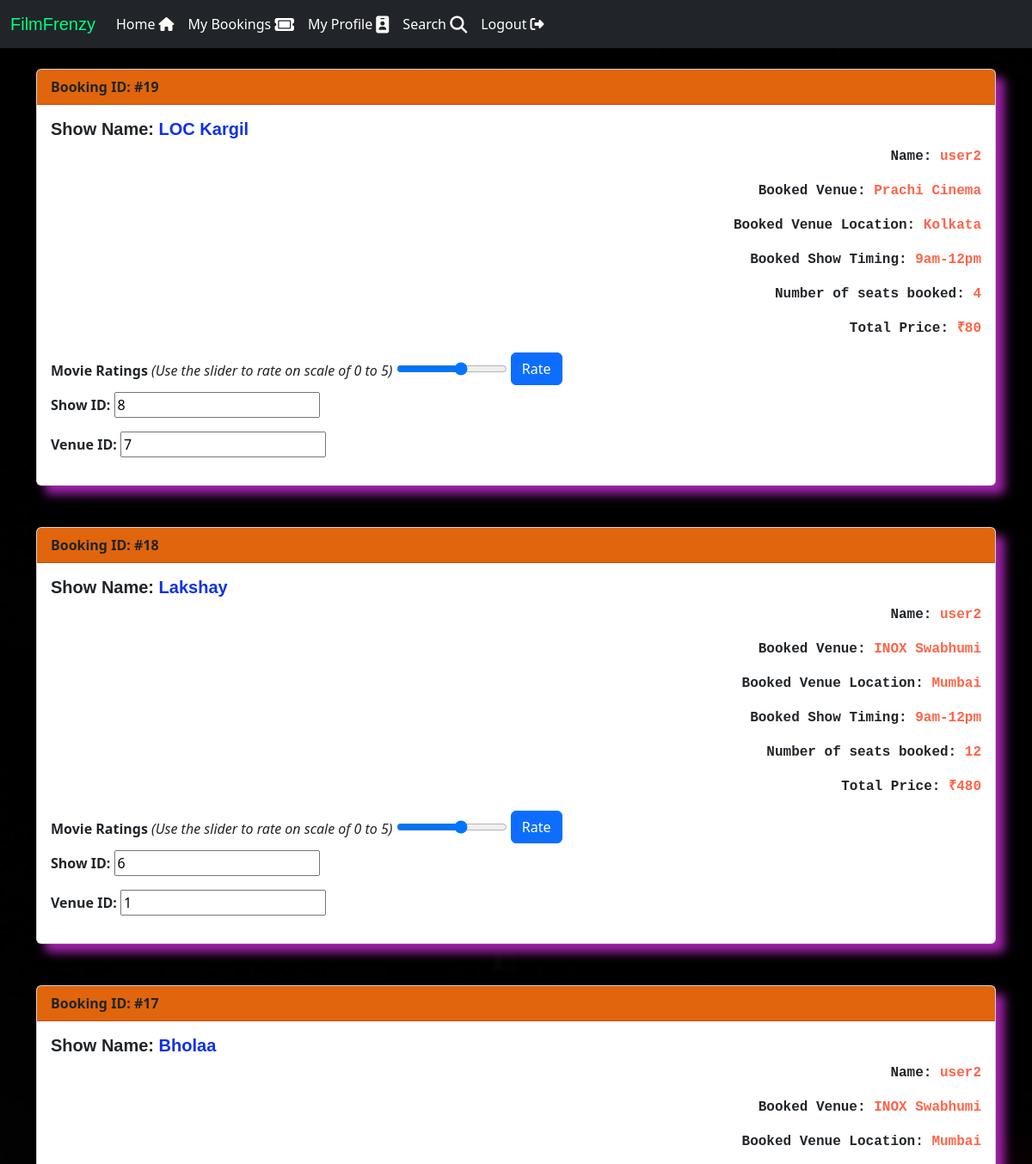
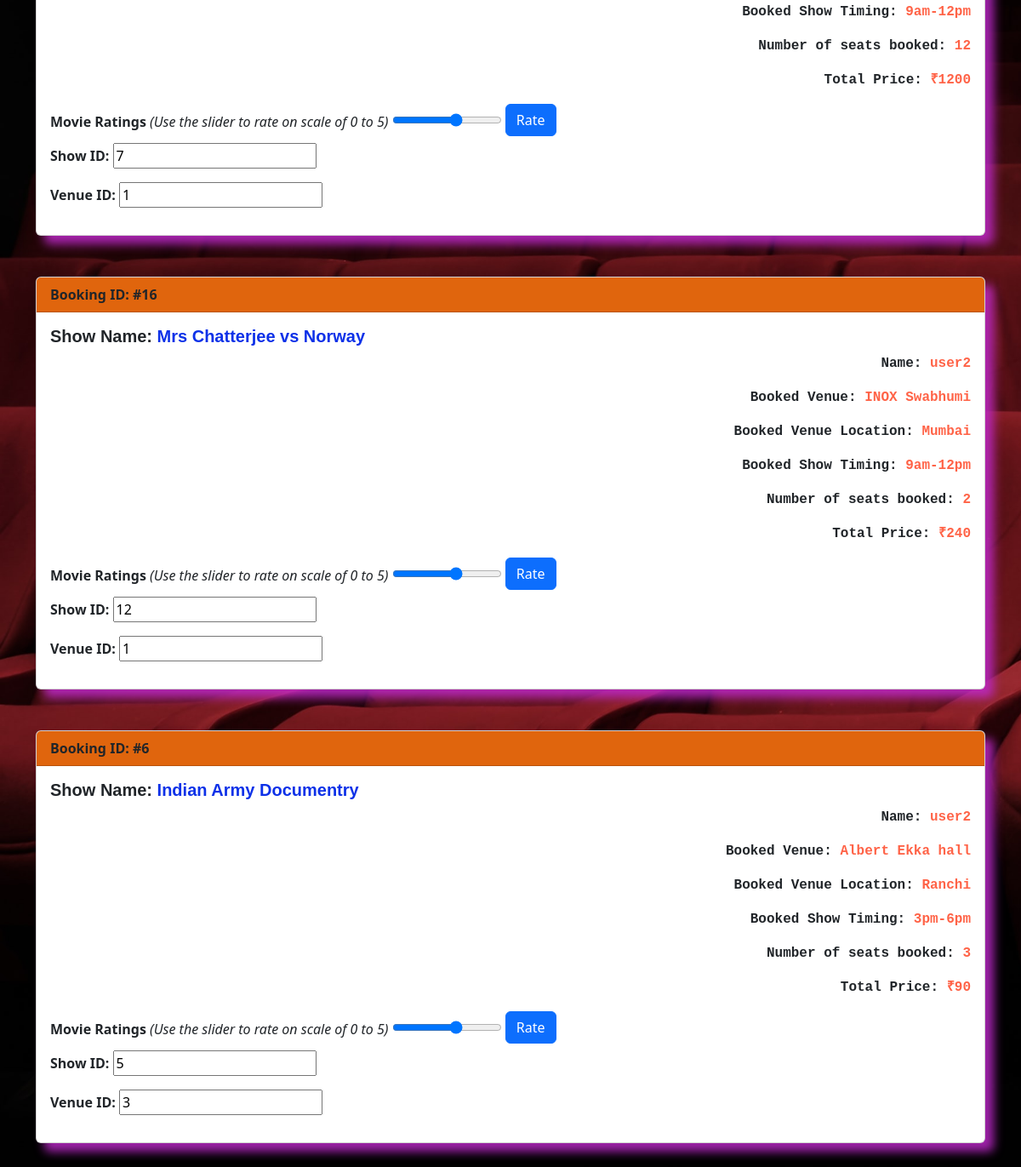
The page /3/bookings (signed in) on the database its author committed (2 pictures, top to bottom).
### models.py (models this page shows, shortened)
class Booking(db.Model):
    id = db.Column(db.Integer, primary_key=True)
    user_id = db.Column(db.Integer,db.ForeignKey('user.id'), nullable=False)
    venue_id = db.Column(db.Integer,db.ForeignKey('venue.id'), nullable=False)
    show_id = db.Column(db.Integer,db.ForeignKey('show.id'), nullable=False)
    seats_book = db.Column(db.Integer)
    total_price=db.Column(db.Integer)

class Show(db.Model):
    id = db.Column(db.Integer, primary_key=True)
    name = db.Column(db.String(100), nullable=False)
    avg_rating = db.Column(db.Float)
    tags = db.Column(db.String(100))
    price = db.Column(db.Integer, nullable=False)
    show_timing = db.Column(db.String(20), nullable=False)
    venue_id = db.Column(db.Integer, db.ForeignKey('venue.id'), nullable=False) # pass venue obj here to gain access to all fields (wherever there is foreign key links)
    show_capacity = db.Column(db.Integer, nullable=False)
    simg=db.Column(db.String(2000))
    booking=db.relationship("Booking", backref="show",cascade="all, delete") # this will return a list of booking object for a given show
    ratings=db.relationship("Usr", backref="show",cascade="all, delete")

class User(db.Model,UserMixin):
    id = db.Column(db.Integer, primary_key=True)
    name = db.Column(db.String(100), nullable=False)
    username = db.Column(db.String(100), nullable=False, unique=True)
    userpassword = db.Column(db.String(200), nullable=False)
    admin = db.Column(db.Boolean, nullable=False, default=0)
    booking=db.relationship("Booking", backref="user",cascade="all, delete")
    rating=db.relationship("Usr", backref="user",cascade="all, delete")

class Venue(db.Model):
    id = db.Column(db.Integer, primary_key=True)
    name = db.Column(db.String(100), nullable=False)
    location = db.Column(db.String(100), nullable=False)
    capacity = db.Column(db.Integer)
    vimg=db.Column(db.String(2000))
    shows=db.relationship("Show", backref="venue",cascade="all, delete")
    booking=db.relationship("Booking", backref="venue",cascade="all, delete")

### views.py (the view, shortened to what this page needs)
@views.route("/<int:user_id>/bookings", methods=['GET','POST'])
@login_required # admin and user
def user_bookings(user_id):
    if(user_id!= current_user.id):  #so that other users cannit intrude
        return render_template("404.html")
    user=User.query.get(user_id)
    user_booking=user.booking #returns a list of booking objects under given user id (concept of backref)
    user_booking.sort(key=book_id,reverse=True)
    return render_template("user_bookings.html",admin=current_user,user=current_user, id=current_user.id, ub=user_booking,x=None)

### app.py (called while the page is built)
@login_manager.user_loader
def load_user(id):
    return User.query.get(int(id))

### views.py (called while the page is built)
def book_id(booking):
        return booking.id

### templates/user_bookings.html (shortened to what this page needs)
{% extends "base1.html" %}
{% block content %}
{% if ub==[] %}
<h1 class="display-4" style="color:azure">No Bookings yet.....</h1>
{% else %}
    {% for b in ub %}
        <div class="card">
            <div class="card-header">
            <strong>Booking ID: #{{b.id}}</strong>
            </div>
            <div class="card-body" style="width: auto;">
            <h5 class="card-title"><b>Show Name: <span style="color:rgb(13, 49, 232)">{{b.show.name}}</span></b></h5>
            <p class="card-text" align="right"><b>Name: <span style="color: tomato;">{{b.user.name}}</span></b></p>
            <p class="card-text" align="right"><b>Booked Venue: <span style="color: tomato;">{{b.venue.name}}</span></b></p>
            <p class="card-text" align="right"><b>Booked Venue Location: <span style="color: tomato;">{{b.venue.location}}</span></b></p>
            <p class="card-text" align="right"><b>Booked Show Timing: <span style="color: tomato;">{{b.show.show_timing}}</span></b></p>
            <p class="card-text" align="right"><b>Number of seats booked: <span style="color: tomato;">{{b.seats_book}}</span></b></p>
            <p class="card-text" align="right"><b>Total Price: <span style="color: tomato;">₹{{b.total_price}}</span></b></p>
            <form method="POST">
            <label><b>Movie Ratings</b> <i>(Use the slider to rate on scale of 0 to 5)</i> </label>
            <input type="range" name="rate" id="rate" min="0" max="5">
            <button type="submit" class="btn btn-primary mb-2">Rate</button>
            <p><label for="show_id"><b>Show ID:</b> </label>
                <input type="number" id="show_id" name="show_id" value="{{b.show.id}}" readonly></p>
                <p><label for="venue_id"><b>Venue ID:</b> </label>
                    <input type="number" id="venue_id" name="venue_id" value="{{b.venue.id}}" readonly></p>
            </form>
            </div>
        </div>
        <br>
        <br>
    {% endfor %}
{% endif %}
{% endblock%}

### templates/base1.html (shortened to what this page needs)
<!DOCTYPE html>
<html lang="en">
  <head>
    <link href="https://cdn.jsdelivr.net/npm/bootstrap@5.3.0-alpha1/dist/css/bootstrap.min.css" rel="stylesheet">
    <link rel="stylesheet" href="https://cdnjs.cloudflare.com/ajax/libs/font-awesome/6.3.0/css/all.min.css" />
  </head>
  <body>
    <nav class="navbar navbar-expand-lg navbar-dark bg-dark">
        <div class="container-fluid">
          <a class="navbar-brand" href="{{ url_for("views.home") }}"><span style="font-family:'Franklin Gothic Medium', 'Arial Narrow', Arial, sans-serif; color:springgreen">FilmFrenzy</span></a>
          <div class="collapse navbar-collapse" id="navbarSupportedContent">
            <ul class="navbar-nav me-auto mb-2 mb-lg-0">
              <li class="nav-item">
                {% if user.is_authenticated and user.admin %}
                  <li class="nav-item">
                    <a class="nav-link active" aria-current="page" href="{{url_for("views.admin_dashboard",id=current_user.id)}}">Home <i class="fa-solid fa-house"></i></a>
                    <li class="nav-item">
                      <a class="nav-link active" href="{{url_for("views.add_venue")}}">Add Venue <i class="fa-solid fa-circle-plus"></i></a>
                  <li class="nav-item">
                    <a class="nav-link active" aria-current="page" href="/logout">Logout <i class="fa-solid fa-right-from-bracket"></i></a>
                    </li>
                  </li>
                {% elif user.is_authenticated  %}
                  <li class="nav-item">
                    <a class="nav-link active" aria-current="page" href="{{url_for("views.user_dashboard",id=current_user.id)}}">Home <i class="fa-solid fa-house"></i></a>
                    <li class="nav-item">
                      <a class="nav-link active" aria-current="page" href="/{{user.id}}/bookings">My Bookings  <i class="fa-solid fa-ticket fa-lg"></i></a>
                    </li>
                    <li class="nav-item">
                      <a class="nav-link active" aria-current="page" href="/{{user.id}}/myprofile">My Profile  <i class="fa-solid fa-id-badge fa-lg"></i></a>
                    </li>
                    <li class="nav-item">
                      <a class="nav-link active" aria-current="page" href="/search">Search  <i class="fa-solid fa-magnifying-glass fa-lg"></i></a>
                    </li>
                  <li class="nav-item">
                    <a class="nav-link active" aria-current="page" href="/logout">Logout  <i class="fa-solid fa-right-from-bracket"></i></a>
                  </li>
                  </li>
                  {% endif %}
                </ul>
          </div>
        </div>
      </nav>
    <div class="container fluid">{% block content %} {% endblock %}</div>
  </body>
</html>

### templates/user_bookings.html (style rules this page uses)
body { background-image: url("/static/img14.jpg"); background-size: cover; }
.card { box-shadow: 10px 10px 12px rgba(193, 41, 206, 0.831); }
.card-text { font-family: 'Courier New', Courier, monospace; }
.card-title { font-family:'Gill Sans', 'Gill Sans MT', Calibri, 'Trebuchet MS', sans-serif }
.card-header { background-color: rgb(224, 101, 13); }

### rows shown on the page
Booking: id "19", show.name "LOC Kargil", user.name "user2", venue.name "Prachi Cinema", venue.location "Kolkata", show.show_timing "9am-12pm", seats_book "4", total_price "80", show_id "8", venue_id "7"
Booking: id "18", show.name "Lakshay", user.name "user2", venue.name "INOX Swabhumi", venue.location "Mumbai", show.show_timing "9am-12pm", seats_book "12", total_price "480", show_id "6", venue_id "1"
Booking: id "17", show.name "Bholaa", user.name "user2", venue.name "INOX Swabhumi", venue.location "Mumbai", show.show_timing "9am-12pm", seats_book "12", total_price "1200", show_id "7", venue_id "1"
Booking: id "16", show.name "Mrs Chatterjee vs Norway", user.name "user2", venue.name "INOX Swabhumi", venue.location "Mumbai", show.show_timing "9am-12pm", seats_book "2", total_price "240", show_id "12", venue_id "1"
Booking: id "6", show.name "Indian Army Documentry", user.name "user2", venue.name "Albert Ekka hall", venue.location "Ranchi", show.show_timing "3pm-6pm", seats_book "3", total_price "90", show_id "5", venue_id "3"
